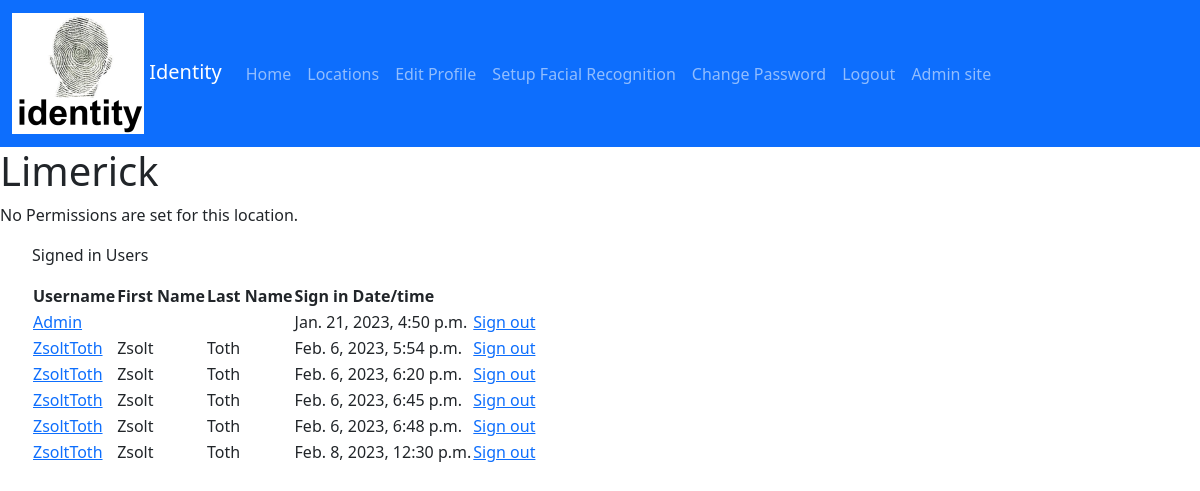
Before: /locations/1/ (signed in) with the older database file.
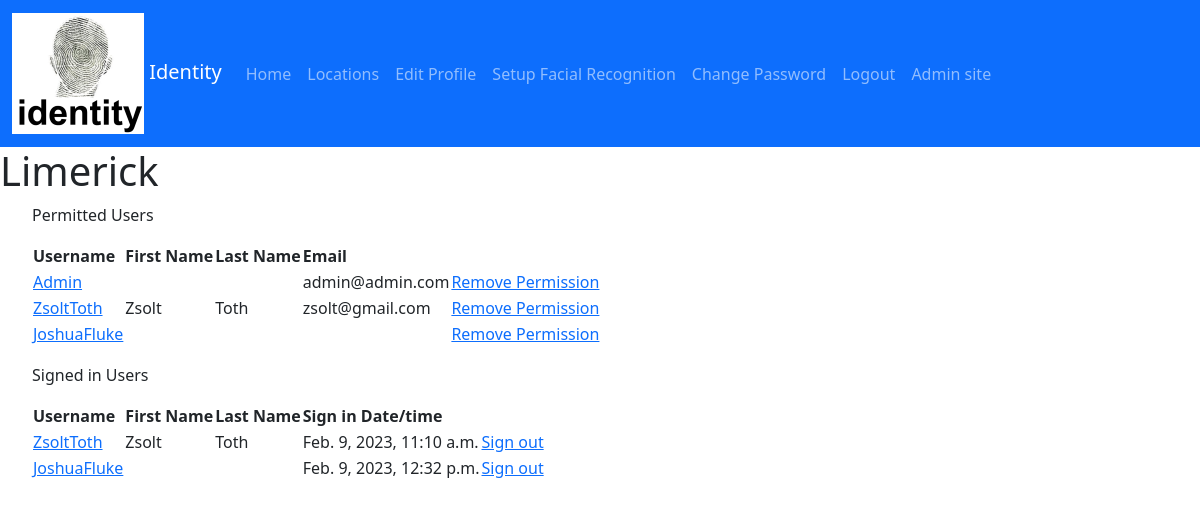
After: the same page with the newer database file.
### identity/models.py (models this page shows, shortened)
class Location(models.Model):
    id = models.AutoField(primary_key=True)
    address = models.CharField(max_length=200)
    description = models.CharField(max_length=200)
    email = models.EmailField(max_length=200, unique=True)
    name = models.CharField(max_length=200, unique=True)
    telephone = models.CharField(max_length=20)

class Roster(models.Model):
    id = models.AutoField(primary_key=True)
    location_id = models.ForeignKey(Location, on_delete=models.CASCADE)
    sign_in_date = models.DateTimeField('date signed in', auto_now_add=True)
    sign_out_date = models.DateTimeField(
        'date signed out', blank=True, null=True)
    user_account_id = models.ForeignKey(
        settings.AUTH_USER_MODEL,
        on_delete=models.CASCADE,
    )

class UserAccount(AbstractUser):
    is_face_recognition_enabled = models.BooleanField(default=False)
    is_twin = models.BooleanField(default=False)
    telephone = models.CharField(max_length=20, blank=True)

class LocationPermission(models.Model):
    location_id = models.ForeignKey(Location, on_delete=models.CASCADE)
    user_account_id = models.ForeignKey(
        settings.AUTH_USER_MODEL,
        on_delete=models.CASCADE,
    )

### identity/views.py (the view)
# urls.py: path('locations/<int:location_id>/',views.location_details, name='details'),
@login_required
def location_details(request, location_id):
    location = get_object_or_404(Location, pk=location_id)
    return render(request, 'locations/details.html', {'location': location})

### identity/templates/locations/details.html (shortened to what this page needs)
{% extends "master.html" %}
{% block content %}
    <h1>{{ location.name }}</h1>
    {% if location.locationpermission_set.all %}
        <ul>
            <p id="my-desc">Permitted Users</p>
            <table aria-describedby="my-desc">
                <tr>
                    <th>Username</th>
                    <th>First Name</th>
                    <th>Last Name</th>
                    <th>Email</th>
                    <th>
                    </th>
                </tr>
                {% for location_permission in location.locationpermission_set.all %}
                    <tr>
                        <td>
                            <a href="{% url 'user-account-details' location_permission.user_account_id.id %}">{{ location_permission.user_account_id.username }}</a>
                        </td>
                        <td>{{ location_permission.user_account_id.first_name }}</td>
                        <td>{{ location_permission.user_account_id.last_name }}</td>
                        <td>{{ location_permission.user_account_id.email }}</td>
                        <td>
                            <a href="{% url 'remove-permission' location_permission.location_id.id location_permission.user_account_id.id %}">Remove Permission</a>
                        </td>
                    </tr>
                {% endfor %}
            </table>
        </ul>
    {% else %}
        <p>No Permissions are set for this location.</p>
    {% endif %}
    {% if location.roster_set.all %}
        <ul>
            <p id="roster-desc">Signed in Users</p>
            <table aria-describedby="roster-desc">
                <tr>
                    <th>Username</th>
                    <th>First Name</th>
                    <th>Last Name</th>
                    <th>Sign in Date/time</th>
                    <th>
                    </th>
                </tr>
                {% for roster in location.roster_set.all %}
                    <tr>
                        <td>
                            <a href="{% url 'user-account-details' roster.user_account_id.id %}">{{ roster.user_account_id.username }}</a>
                        </td>
                        <td>{{ roster.user_account_id.first_name }}</td>
                        <td>{{ roster.user_account_id.last_name }}</td>
                        <td>{{ roster.sign_in_date }}</td>
                        <td>
                            <a href="{% url 'sign_out' roster.id %}">Sign out</a>
                        </td>
                    </tr>
                {% endfor %}
            </table>
        </ul>
    {% else %}
        <p>No Permissions are set for this location.</p>
    {% endif %}
{% endblock content %}

### identity/templates/master.html (shortened to what this page needs)
{% load static %}
<!DOCTYPE html>
<html lang="en">
    <head>
        <link href="https://cdn.jsdelivr.net/npm/bootstrap@5.2.2/dist/css/bootstrap.min.css"
              rel="stylesheet"
/>
    </head>
    <body>
        <header>
            <nav class="navbar navbar-expand-lg navbar-dark bg-primary">
                <div class="container-fluid">
                    <a class="navbar-brand" href="#">
                        <img src="{% static 'img/identity-logo.png' %}" alt="Identity Logo"/>
                    Identity</a>
                    <div class="collapse navbar-collapse" id="navbarColor01">
                        <ul class="navbar-nav me-auto">
                            <li class="nav-item active">
                                <a class="nav-link" href="/">Home
                                </a>
                            </li>
                            {% if user.is_authenticated %}
                                <li class="nav-item">
                                    <a class="nav-link" href="{% url 'locations' %}">Locations</a>
                                </li>
                                <li class="nav-item">
                                    <a class="nav-link" href="{% url 'edit_user_profile' %}">Edit Profile</a>
                                </li>
                                <li class="nav-item">
                                    <a class="nav-link" href="{% url 'setup_facial_recognition' %}">Setup Facial Recognition</a>
                                </li>
                                <li class="nav-item">
                                    <a class="nav-link" href="{% url 'change_password' %}">Change Password</a>
                                </li>
                                <li class="nav-item">
                                    <a class="nav-link" href="{% url 'logout' %}">Logout</a>
                                </li>
                            {% else %}
                                <li class="nav-item">
                                    <a class="nav-link" href="{% url 'login' %}">Login</a>
                                </li>
                            {% endif %}
                            <li class="nav-item">
                                <a class="nav-link" href="{% url 'admin:index' %}">Admin site</a>
                            </li>
                        </ul>
                    </div>
                </div>
            </nav>
        </header>
        {% block content %}
        {% endblock content %}
        <br/>
    </body>
</html>

Changed rows visible on the page:
removed Roster: user_account_id.username "Admin", sign_in_date "Jan. 21, 2023, 4:50 p.m."
removed Roster: user_account_id.username "ZsoltToth", user_account_id.first_name "Zsolt", user_account_id.last_name "Toth", sign_in_date "Feb. 6, 2023, 5:54 p.m."
removed Roster: user_account_id.username "ZsoltToth", user_account_id.first_name "Zsolt", user_account_id.last_name "Toth", sign_in_date "Feb. 6, 2023, 6:20 p.m."
removed Roster: user_account_id.username "ZsoltToth", user_account_id.first_name "Zsolt", user_account_id.last_name "Toth", sign_in_date "Feb. 6, 2023, 6:45 p.m."
removed Roster: user_account_id.username "ZsoltToth", user_account_id.first_name "Zsolt", user_account_id.last_name "Toth", sign_in_date "Feb. 6, 2023, 6:48 p.m."
removed Roster: user_account_id.username "ZsoltToth", user_account_id.first_name "Zsolt", user_account_id.last_name "Toth", sign_in_date "Feb. 8, 2023, 12:30 p.m."
added LocationPermission: user_account_id.username "Admin", user_account_id.email "admin@admin.com"
added LocationPermission: user_account_id.username "ZsoltToth", user_account_id.first_name "Zsolt", user_account_id.last_name "Toth", user_account_id.email "zsolt@gmail.com"
added LocationPermission: user_account_id.username "JoshuaFluke"
added Roster: user_account_id.username "ZsoltToth", user_account_id.first_name "Zsolt", user_account_id.last_name "Toth", sign_in_date "Feb. 9, 2023, 11:10 a.m."
added Roster: user_account_id.username "JoshuaFluke", sign_in_date "Feb. 9, 2023, 12:32 p.m."
Other visible differences:
text no longer shown: "No Permissions are set for this location."
text now shown: "Permitted Users Username First Name Last Name Email"
